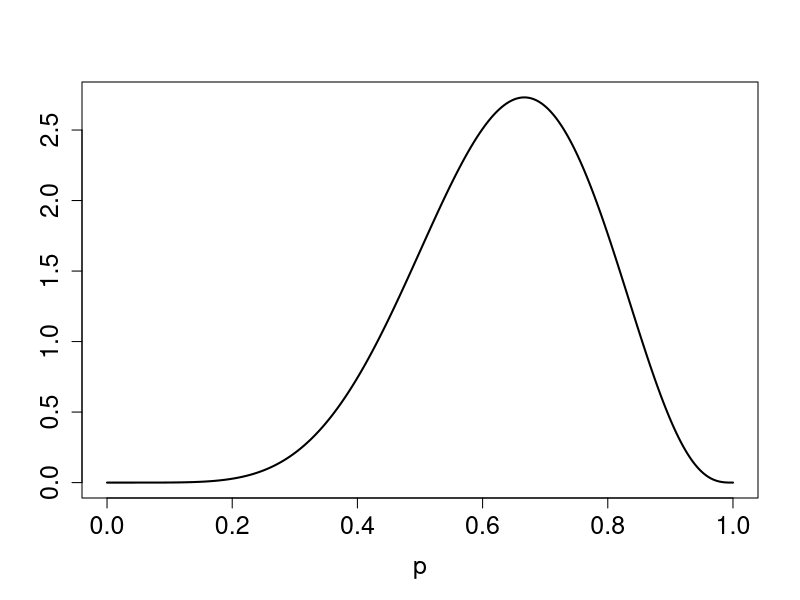
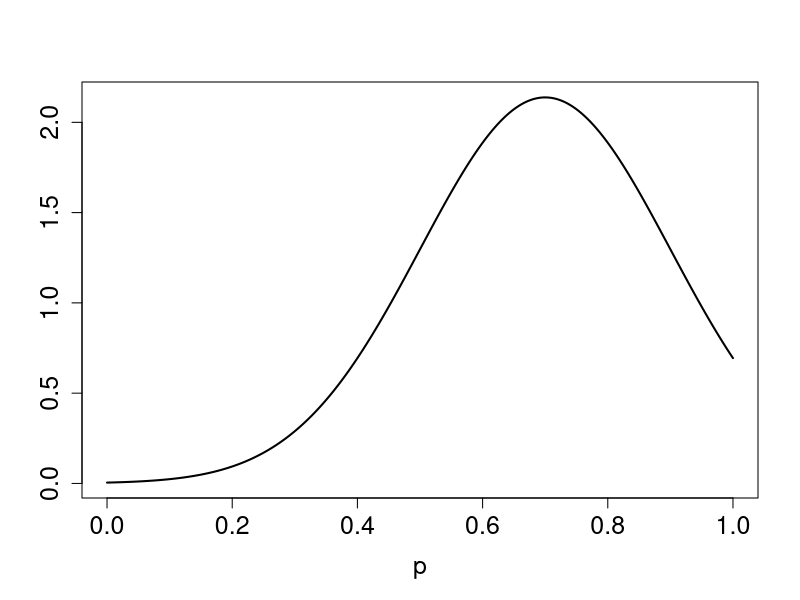
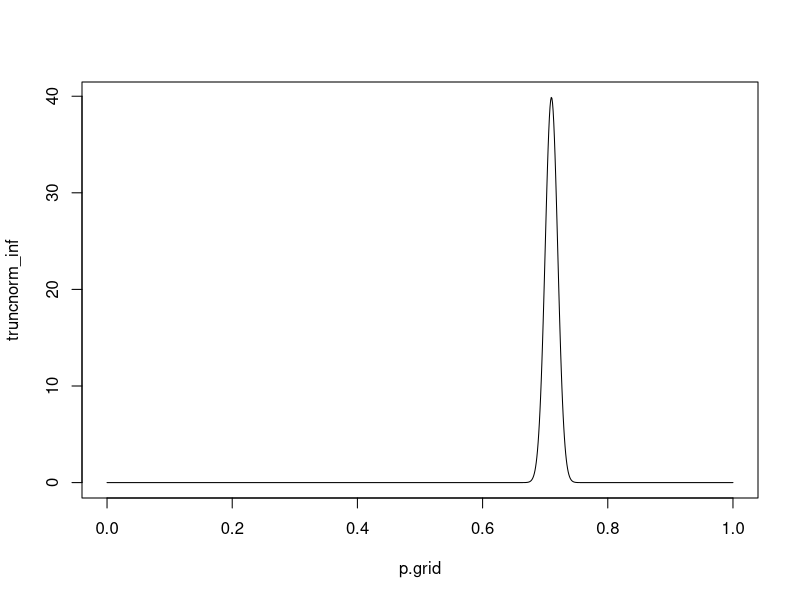
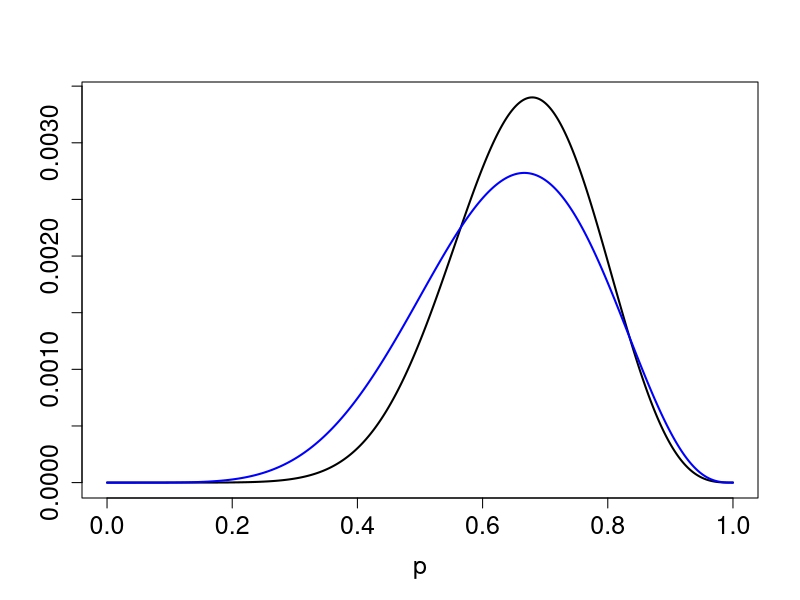
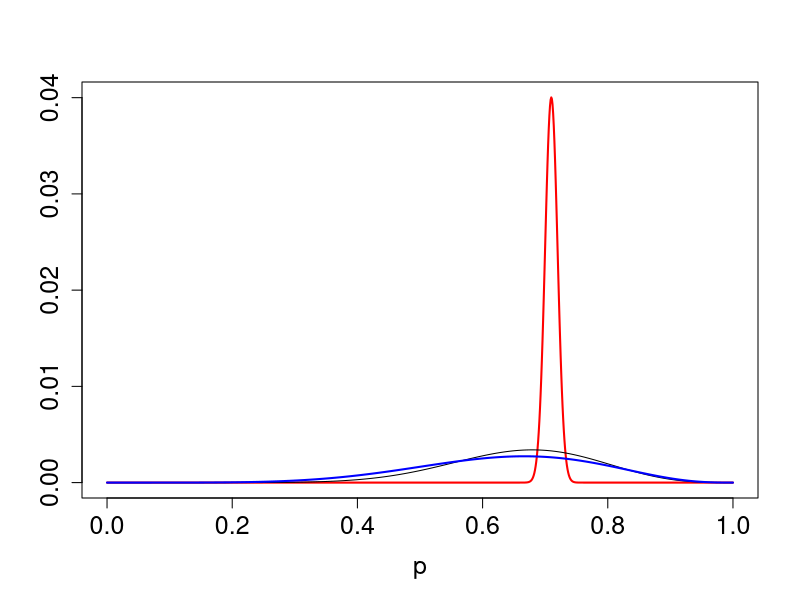

Generate these figures, in order, with R:
library(truncnorm)

p.grid = seq(0,1,length = 1000)
# binomial likelihood with uniform(0,1)
# prior on p leads to a beta posterior.
beta_posterior = dbeta(p.grid,7,4)

# plot the unnormalized posterior
plot(p.grid, beta_posterior, type = "l", xlab = "p", ylab= "", lwd = 2, cex.lab=1.5, cex.axis=1.5)

# truncated normal prior
truncnorm_weakinf = dtruncnorm(p.grid, a=0, b=1, mean = 0.7, sd = 0.2)
truncnorm_inf = dtruncnorm(p.grid, a=0, b=1, mean = 0.71, sd = 0.01)

# plot the priors (always a good habit)
plot(p.grid,truncnorm_weakinf, type = "l", ylab = "", xlab = "p",
     lwd = 2, cex.lab=1.5, cex.axis=1.5)
plot(p.grid,truncnorm_inf, type = "l")

# the likelihood contains information from the data
likelihood = dbinom(6, 9, p.grid)

# compute the posterior using a weakly informative
# prior and an informative prior.
truncnorm_posterior1 = likelihood*truncnorm_weakinf
truncnorm_posterior2 = likelihood*truncnorm_inf

# Compare posterior when using weakly vs. non-informative priors.
# Divide by the sum to normalize, denominator in Bayes rule
plot(p.grid, truncnorm_posterior1/sum(truncnorm_posterior1), type = "l",
     lwd = 2, cex.lab=1.5, cex.axis=1.5, ylab = "", xlab = "p")
lines(p.grid, beta_posterior/sum(beta_posterior), col = "blue", lwd = 2)

# Comparing impact of priors
plot(p.grid, truncnorm_posterior2/sum(truncnorm_posterior2), type = "l",
     lwd = 2, cex.lab=1.5, cex.axis=1.5, ylab = "", xlab = "p", col = "red")
lines(p.grid, truncnorm_posterior1/sum(truncnorm_posterior1), col = "black")
lines(p.grid, beta_posterior/sum(beta_posterior), col = "blue", lwd = 2)
